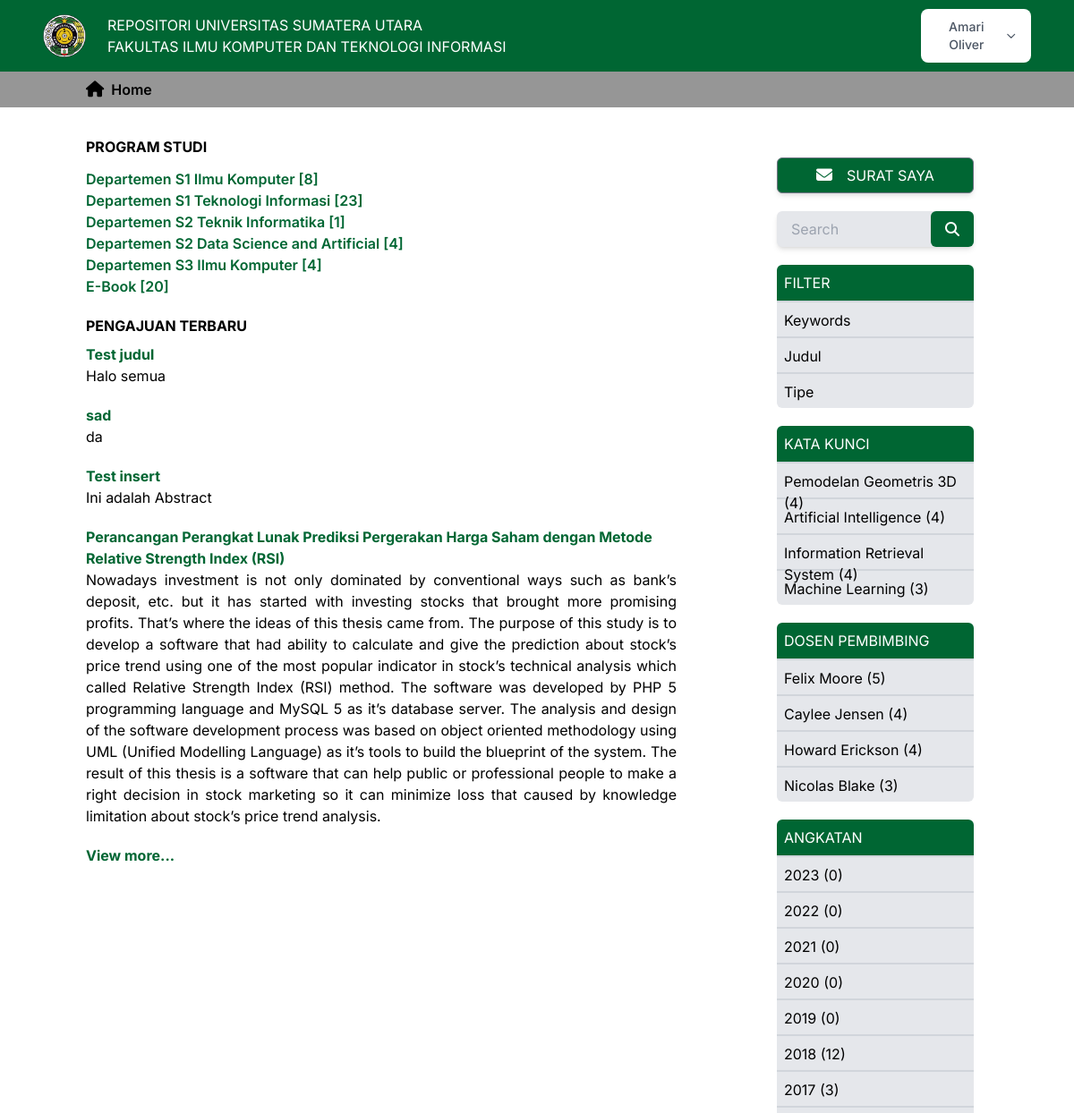
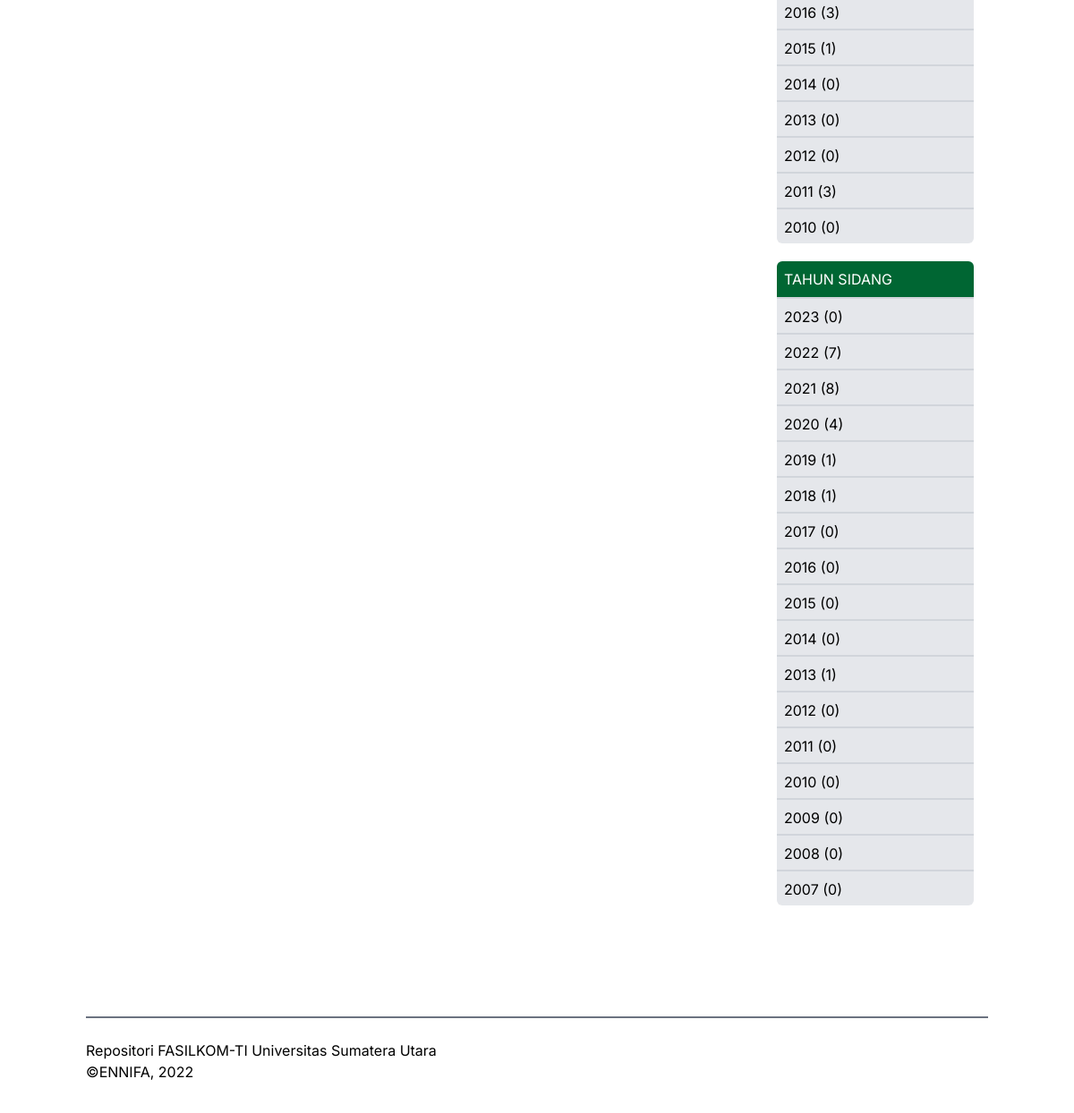
Screenshot of /PHP/index.php (signed in) with the database file from the repository (2 pictures, top to bottom).
### tables this page shows
CREATE TABLE `akun` (
  `email` varchar(50) NOT NULL,
  `nama_lengkap` varchar(50) NOT NULL,
  `password` varchar(50) NOT NULL,
  `kode_otp` int(6) DEFAULT NULL
);

CREATE TABLE `prodi` (
  `id` int(2) NOT NULL,
  `nama_prodi` varchar(30) NOT NULL
);

CREATE TABLE `tugas_akhir` (
  `id` int(4) NOT NULL,
  `judul` text NOT NULL,
  `nim_mhs` char(10) NOT NULL,
  `tgl_pengesahan` date NOT NULL,
  `tgl_upload` date NOT NULL,
  `nip_dosen_pembimbing1` varchar(20) NOT NULL,
  `nip_dosen_pembimbing2` varchar(20) NOT NULL,
  `nip_dosen_penguji1` varchar(20) NOT NULL,
  `nip_dosen_penguji2` varchar(20) NOT NULL,
  `id_kategori_repo` int(2) NOT NULL,
  `abstract` longtext NOT NULL,
  `id_keyword` int(3) NOT NULL,
  `file_link` longtext NOT NULL,
  `id_prodi` int(2) NOT NULL
);

CREATE TABLE `keyword` (
  `id` int(3) NOT NULL,
  `nama_keyword` varchar(50) NOT NULL,
  `id_prodi` int(2) NOT NULL
);

CREATE TABLE `dosen_pembimbing` (
  `nip` varchar(20) NOT NULL,
  `nama_lengkap` varchar(50) NOT NULL
);

### PHP/index.php (the view, shortened to what this page needs)
<?php
    require "../Koneksi/koneksi.php";
?>
<!DOCTYPE html>
<html lang="en">
<head>
    <link rel="stylesheet" href="css/index.css">
    <script src="https://cdn.tailwindcss.com"></script>
</head>
<body>
    <?php include("navbar.php"); ?>
    <div class="w-full h-10 flex justify-start items-center bg-[#969696] px-6 md:px-24">
        <div class="w-full flex items-center font-semibold">
            <a href="index.php" class="flex items-center">
                <span class="text-lg"><i class="fas fa-home"></i></span>
                <p class="ml-2">Home</p>
            </a>
        </div>
    </div>
    <?php
        $sql = "SELECT * FROM prodi";
        $query = mysqli_query($con,$sql);
        $sql2 = "SELECT COUNT(judul) AS jlh_judul FROM ebook";
        $query2 = mysqli_query($con,$sql2);
        $row2 = mysqli_fetch_array($query2);
    ?>
    <div class="w-full h-screen px-4 py-8 md:px-24 md:py-8">
        <div class="flex mb-20">
            <div class="lg:w-3/4 lg:pr-24">
                <div class="flex flex-col mb-5">
                    <h4 class="font-bold mb-3">PROGRAM STUDI</h4>
                    <ul>
                        <?php
                            while($row = mysqli_fetch_array($query)){
                                $sql3 = "SELECT jlh_judul_prodi({$row['id']}) AS jlh_judul FROM prodi WHERE id = {$row['id']}";
                                $query3 = mysqli_query($con,$sql3);
                                $row3 = mysqli_fetch_array($query3);
                        ?>
                        <li>
                            <a href="departemen.php?id_prodi=<?=$row['id']?>" class="text-[#006633] font-semibold hover:text-sky-600">Departemen <?= $row['nama_prodi'] ?> [<?=$row3['jlh_judul']?>]</a>
                        </li>
                        <?php } ?>
                        <li>
                            <a href="ebook.php" class="text-[#006633] font-semibold hover:text-sky-600">E-Book [<?=$row2['jlh_judul']?>]</a>
                        </li>
                    </ul>
                </div>
                <?php
                    $sql1 = "SELECT * FROM tugas_akhir ORDER BY tgl_upload DESC LIMIT 4";
                    $query1 = mysqli_query($con,$sql1);
                ?>
                <div>
                    <h4 class="font-bold mb-2">PENGAJUAN TERBARU</h4>
                    <?php
                        while($row1 = mysqli_fetch_array($query1)){
                    ?>
                    <div class="mb-5">
                        <h5 class="font-bold text-[#006633]"><a href="viewberkas.php?id_prodi=<?=$row1['id_prodi']?>&id_tugasakhir=<?=$row1['id']?>"><?=$row1['judul']?></a></h5>
                        <p class="text-justify"><?=$row1['abstract']?></p>
                    </div>
                    <?php } ?>
                </div>
                <button class="font-bold text-[#006633] hover:text-sky-600">View more...</button>
            </div>
            <?php include("sidebar.php") ?>
        </div>
        <?php include("footer.php"); ?>
    </div>
</body>
</html>

### PHP/navbar.php (shortened to what this page needs)
<div class="w-full h-20 flex justify-between items-center bg-[#006633] text-white px-4 md:px-12">
        <div class="flex items-center w-full h-14">
            <div class="w-12">
                <img src="img/usu-logo.png" alt="">
            </div>
            <div class="ml-6">
                <h4 class="hidden md:flex">REPOSITORI UNIVERSITAS SUMATERA UTARA</h4>
                <p class="hidden md:flex">FAKULTAS ILMU KOMPUTER DAN TEKNOLOGI INFORMASI</p>
            </div>
        </div>
        <?php if(!isset($_SESSION['email'])){ ?>
        <div class="hidden md:flex">
            <a href="login.php" class="w-full bg-white font-semibold hover:bg-gray-200 text-gray-600 py-2 px-6 border border-gray-500 rounded-md shadow-md cursor-pointer">
                Login
            </a>
        </div>
        <?php }else{
                    $sql4 = "SELECT * FROM akun WHERE email = '{$_SESSION['email']}'";
                    $query4 = mysqli_query($con,$sql4);
                    $row4 = mysqli_fetch_array($query4);
        ?>
            <div class="hidden md:flex justify-center items-center">
                <button id="dropdownInformationButton" data-dropdown-toggle="dropdownInformation" class="min-w-34 text-gray-600 bg-white hover:bg-gray-200 focus:ring-4 focus:outline-none focus:ring-green-600 font-medium rounded-lg text-sm px-4 py-2.5 text-center inline-flex items-center" type="button"><?=$row4['nama_lengkap']?><svg class="ml-2 w-4 h-4" aria-hidden="true" fill="none" stroke="currentColor" viewBox="0 0 24 24"><path stroke-linecap="round" stroke-linejoin="round" stroke-width="2" d="M19 9l-7 7-7-7"></path></svg></button>
            </div>
        <?php } ?>
    </div>

### PHP/sidebar.php
<div class="w-1/4 hidden lg:flex flex-col px-4 py-6">
                <a href="myletters.php" class="flex justify-center items-center w-full h-10 mb-5 bg-[#006633] hover:bg-green-700 text-white py-2 px-6 border border-gray-500 rounded-md shadow-md cursor-pointer">
                    <span class="text-lg"><i class="fas fa-envelope"></i></span>
                    <p class="ml-4 text-md">SURAT SAYA</p>
                </a>
                <form action="search.php" method="get">
                    <div class="w-full h-10 mb-5 flex justify-center items-center relative">
                        <input type="text" class="w-full h-full bg-gray-200 focus:outline-green-700 focus:bg-white p-4 rounded-md shadow-md" name="search" id="search" placeholder="Search">
                        <button for="search" class="w-12 h-full bg-[#006633] text-white cursor-pointer flex justify-center items-center rounded-md absolute right-0">
                            <i class="fas fa-search"></i>
                        </button>
                    </div>
                </form>
                <div class="w-full mb-5 flex flex-col">
                    <h4 class="w-full h-10 p-2 bg-[#006633] rounded-t-md text-white text-md">FILTER</h4>
                    <ul class="w-full bg-gray-200 rounded-b-md">
                        <li class="w-full h-10 p-2 border-t-2 border-gray-300">
                            <a href="katakunci.php?keyword=keyword" class="flex hover:text-sky-600">
                                Keywords
                            </a>
                        </li>
                        <li class="w-full h-10 p-2 border-t-2 border-gray-300">
                            <a href="katakunci.php?keyword=judul" class="flex hover:text-sky-600">
                                Judul
                            </a>
                        </li>
                        <li class="w-full h-10 p-2 border-t-2 border-gray-300">
                            <a href="katakunci.php?keyword=tipe" class="flex hover:text-sky-600">
                                Tipe
                            </a>
                        </li>
                    </ul>
                </div>
                <?php
                    $sql2 = "SELECT id,nama_keyword,id_prodi, jlh_judul_keyword(keyword.id) AS jlh_judul FROM keyword ORDER BY jlh_judul DESC LIMIT 4";
                    $query2 = mysqli_query($con,$sql2);
                ?>
                <div class="w-full mb-5 flex flex-col">
                    <h4 class="w-full h-10 p-2 bg-[#006633] rounded-t-md text-white text-md">KATA KUNCI</h4>
                    <ul class="w-full bg-gray-200 rounded-b-md">
                        <?php
                            while($row2 = mysqli_fetch_array($query2)){
                        ?>
                        <li class="w-full h-10 p-2 border-t-2 border-gray-300">
                            <a href="katakunci.php?keyword=keyword&id_prodi=<?=$row2['id_prodi']?>&id_keyword=<?=$row2['id']?>" class="flex hover:text-sky-600">
                                <?=$row2['nama_keyword'] ?> (<?=$row2['jlh_judul']?>)
                            </a>
                        </li>
                        <?php } ?>
                    </ul>
                </div>
                <?php
                    $sql3 = "SELECT nip,nama_lengkap, jlh_bimbingan_doping(dosen_pembimbing.nip) AS jlh_bimbingan FROM dosen_pembimbing ORDER BY jlh_bimbingan DESC LIMIT 4";
                    $query3 = mysqli_query($con,$sql3);
                ?>
                <div class="w-full mb-5 flex flex-col">
                    <h4 class="w-full h-10 p-2 bg-[#006633] rounded-t-md text-white text-md">DOSEN PEMBIMBING</h4>
                    <ul class="w-full bg-gray-200 rounded-b-md">
                        <?php
                            while($row3 = mysqli_fetch_array($query3)){
                        ?>
                        <li class="w-full h-10 p-2 border-t-2 border-gray-300">
                            <a href="filter-doping.php?nip_doping=<?=$row3['nip']?>" class="flex hover:text-sky-600">
                                <?= $row3['nama_lengkap'] ?> (<?= $row3['jlh_bimbingan']?>)
                            </a>
                        </li>
                        <?php } ?>
                    </ul>
                </div>
                <div class="w-full mb-5 flex flex-col">
                    <h4 class="w-full h-10 p-2 bg-[#006633] rounded-t-md text-white text-md">ANGKATAN</h4>
                    <ul class="w-full bg-gray-200 rounded-b-md">
                        <?php
                            $tahun = date("y");
                            for($i = $tahun; $i > 9;$i--){
                                    $sql6 = "SELECT COUNT(judul) AS jlh FROM tugas_akhir WHERE nim_mhs LIKE '$i%'";
                                $query6 = mysqli_query($con,$sql6);
                                $row6 = mysqli_fetch_array($query6);
                        ?>
                        <li class="w-full h-10 p-2 border-t-2 border-gray-300">
                            <a href="katakuncii.php?angkatan=<?=$i?>" class="flex hover:text-sky-600">
                            <?= ($i < 10) ? "200" : "20" ?><?= $i ?> (<?= $row6['jlh']?>)
                            </a>
                        </li>
                        <?php } ?>
                    </ul>
                </div>
                <div class="w-full mb-5 flex flex-col">
                    <h4 class="w-full h-10 p-2 bg-[#006633] rounded-t-md text-white text-md">TAHUN SIDANG</h4>
                    <ul class="w-full bg-gray-200 rounded-b-md">
                        <?php
                            $tahun = date("Y");
                            for($i = $tahun; $i > 2006;$i--){
                                $sql5 = "SELECT COUNT(judul) AS jlh FROM tugas_akhir WHERE tgl_pengesahan LIKE '$i%'";
                                $query5 = mysqli_query($con,$sql5);
                                $row5 = mysqli_fetch_array($query5);
                        ?>
                        <li class="w-full h-10 p-2 border-t-2 border-gray-300">
                            <a href="katakuncii.php?thn_sidang=<?=$i?>" class="flex hover:text-sky-600">
                                <?= $i ?> (<?= $row5['jlh']?>)
                            </a>
                        </li>
                        <?php } ?>
                    </ul>
                </div>
            </div>

### PHP/css/index.css (style rules this page uses)
* { margin: 0; padding: 0; box-sizing: border-box; font-family: 'Inter', sans-serif; }

### rows the page displays
akun: nama_lengkap "Amari Oliver"
prodi: nama_prodi "S1 Ilmu Komputer", jlh_judul "8"
prodi: nama_prodi "S1 Teknologi Informasi", jlh_judul "23"
prodi: nama_prodi "S2 Teknik Informatika", jlh_judul "1"
prodi: nama_prodi "S2 Data Science and Artificial", jlh_judul "4"
prodi: nama_prodi "S3 Ilmu Komputer", jlh_judul "4"
tugas_akhir: judul "Test judul", abstract "Halo semua"
tugas_akhir: judul "sad", abstract "da"
tugas_akhir: judul "Test insert", abstract "Ini adalah Abstract"
tugas_akhir: judul "Perancangan Perangkat Lunak Prediksi Pergerakan Harga Saham dengan Metode Relative Strength Index (RSI)", abstract "Nowadays investment is not only dominated by conventional ways such as bank’s deposit, etc. but it has started with investing stocks that brought more promising profits. That’s where the ideas of this thesis came from. The purpose of this study is to develop a software that had ability to calculate and give the prediction about stock’s price trend using one of the most popular indicator in stock’s technical analysis which called Relative Strength Index (RSI) method. The software was developed by PHP 5 programming language and MySQL 5 as it’s database server. The analysis and design of the software development process was based on object oriented methodology using UML (Unified Modelling…"
keyword: nama_keyword "Pemodelan Geometris 3D", jlh_judul "4"
keyword: nama_keyword "Artificial Intelligence", jlh_judul "4"
keyword: nama_keyword "Information Retrieval System", jlh_judul "4"
keyword: nama_keyword "Machine Learning", jlh_judul "3"
dosen_pembimbing: nama_lengkap "Felix Moore", jlh_bimbingan "5"
dosen_pembimbing: nama_lengkap "Caylee Jensen", jlh_bimbingan "4"
dosen_pembimbing: nama_lengkap "Howard Erickson", jlh_bimbingan "4"
dosen_pembimbing: nama_lengkap "Nicolas Blake", jlh_bimbingan "3"

### other values shown
$row2['jlh_judul'] "20"
$row6['jlh'] "0"
$row6['jlh'] "12"
$row6['jlh'] "3"
$row6['jlh'] "1"
$row5['jlh'] "0"
$row5['jlh'] "7"
$row5['jlh'] "8"
$row5['jlh'] "4"
$row5['jlh'] "1"
